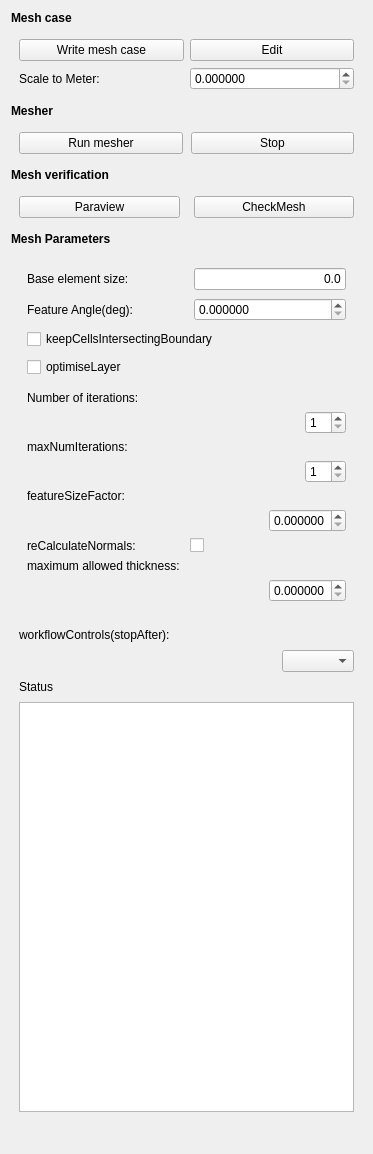
<?xml version="1.0" encoding="UTF-8"?>
<ui version="4.0">
 <class>dexcsCfdMesh</class>
 <widget class="QWidget" name="dexcsCfdMesh">
  <property name="geometry">
   <rect>
    <x>0</x>
    <y>0</y>
    <width>373</width>
    <height>1154</height>
   </rect>
  </property>
  <property name="windowTitle">
   <string>dexcsCFD Mesh</string>
  </property>
  <layout class="QVBoxLayout" name="verticalLayout">
   <item>
    <widget class="QLabel" name="label_6">
     <property name="font">
      <font>
       <weight>75</weight>
       <bold>true</bold>
      </font>
     </property>
     <property name="text">
      <string>Mesh case</string>
     </property>
    </widget>
   </item>
   <item>
    <layout class="QGridLayout" name="gridLayout_8">
     <property name="leftMargin">
      <number>8</number>
     </property>
     <property name="topMargin">
      <number>8</number>
     </property>
     <property name="rightMargin">
      <number>8</number>
     </property>
     <property name="bottomMargin">
      <number>8</number>
     </property>
     <item row="0" column="0">
      <widget class="QPushButton" name="pb_write_mesh">
       <property name="text">
        <string>Write mesh case</string>
       </property>
      </widget>
     </item>
     <item row="0" column="1">
      <widget class="QPushButton" name="pb_edit_mesh">
       <property name="text">
        <string>Edit</string>
       </property>
      </widget>
     </item>
     <item row="2" column="0">
      <widget class="QLabel" name="l_scaleToMeter">
       <property name="text">
        <string>Scale to Meter:</string>
       </property>
      </widget>
     </item>
     <item row="2" column="1">
      <widget class="QDoubleSpinBox" name="if_scaleToMeter">
       <property name="decimals">
        <number>6</number>
       </property>
       <property name="minimum">
        <double>0.000000000000000</double>
       </property>
       <property name="maximum">
        <double>1000.000000000000000</double>
       </property>
       <property name="singleStep">
        <double>0.100000000000000</double>
       </property>
      </widget>
     </item>
    </layout>
   </item>
   <item>
    <widget class="QLabel" name="label_5">
     <property name="font">
      <font>
       <weight>75</weight>
       <bold>true</bold>
      </font>
     </property>
     <property name="text">
      <string>Mesher</string>
     </property>
    </widget>
   </item>
   <item>
    <layout class="QGridLayout" name="gridLayout_3" rowstretch="0,0">
     <property name="leftMargin">
      <number>8</number>
     </property>
     <property name="topMargin">
      <number>8</number>
     </property>
     <property name="rightMargin">
      <number>8</number>
     </property>
     <property name="bottomMargin">
      <number>8</number>
     </property>
     <property name="spacing">
      <number>8</number>
     </property>
     <item row="1" column="1">
      <widget class="QPushButton" name="pb_stop_mesh">
       <property name="text">
        <string>Stop</string>
       </property>
      </widget>
     </item>
     <item row="1" column="0">
      <widget class="QPushButton" name="pb_run_mesh">
       <property name="text">
        <string>Run mesher</string>
       </property>
      </widget>
     </item>
    </layout>
   </item>
   <item>
    <widget class="QLabel" name="label_3">
     <property name="font">
      <font>
       <weight>75</weight>
       <bold>true</bold>
      </font>
     </property>
     <property name="text">
      <string>Mesh verification</string>
     </property>
    </widget>
   </item>
   <item>
    <layout class="QGridLayout" name="gridLayout_7">
     <property name="leftMargin">
      <number>8</number>
     </property>
     <property name="topMargin">
      <number>8</number>
     </property>
     <property name="rightMargin">
      <number>8</number>
     </property>
     <property name="bottomMargin">
      <number>8</number>
     </property>
     <property name="horizontalSpacing">
      <number>14</number>
     </property>
     <property name="verticalSpacing">
      <number>8</number>
     </property>
     <item row="9" column="0">
      <widget class="QPushButton" name="pb_paraview">
       <property name="text">
        <string>Paraview</string>
       </property>
      </widget>
     </item>
     <item row="9" column="1">
      <widget class="QPushButton" name="pb_checkmesh">
       <property name="text">
        <string>CheckMesh</string>
       </property>
      </widget>
     </item>
    </layout>
   </item>
   <item>
    <widget class="QLabel" name="label">
     <property name="font">
      <font>
       <weight>75</weight>
       <bold>true</bold>
      </font>
     </property>
     <property name="text">
      <string>Mesh Parameters</string>
     </property>
    </widget>
   </item>
   <item>
    <layout class="QGridLayout" name="gridLayout_2">
     <property name="leftMargin">
      <number>8</number>
     </property>
     <property name="topMargin">
      <number>8</number>
     </property>
     <property name="rightMargin">
      <number>8</number>
     </property>
     <property name="bottomMargin">
      <number>8</number>
     </property>
     <property name="spacing">
      <number>8</number>
     </property>
     <item row="1" column="0">
      <layout class="QGridLayout" name="gl_actions">
       <item row="1" column="0">
        <widget class="QLabel" name="l_workflowControls">
         <property name="text">
          <string>workflowControls(stopAfter):</string>
         </property>
        </widget>
       </item>
       <item row="5" column="0">
        <widget class="QTextEdit" name="te_output">
         <property name="lineWrapMode">
          <enum>QTextEdit::NoWrap</enum>
         </property>
        </widget>
       </item>
       <item row="3" column="0">
        <widget class="QLabel" name="label_2">
         <property name="text">
          <string>Status</string>
         </property>
        </widget>
       </item>
       <item row="6" column="0">
        <widget class="QLabel" name="l_time">
         <property name="font">
          <font>
           <pointsize>10</pointsize>
          </font>
         </property>
         <property name="text">
          <string/>
         </property>
        </widget>
       </item>
       <item row="0" column="0">
        <layout class="QGridLayout" name="gridLayout">
         <property name="leftMargin">
          <number>8</number>
         </property>
         <property name="topMargin">
          <number>8</number>
         </property>
         <property name="rightMargin">
          <number>8</number>
         </property>
         <property name="bottomMargin">
          <number>8</number>
         </property>
         <property name="horizontalSpacing">
          <number>14</number>
         </property>
         <property name="verticalSpacing">
          <number>8</number>
         </property>
         <item row="5" column="0" colspan="2">
          <widget class="QFrame" name="optimizer_frame">
           <property name="sizePolicy">
            <sizepolicy hsizetype="Preferred" vsizetype="Minimum">
             <horstretch>0</horstretch>
             <verstretch>0</verstretch>
            </sizepolicy>
           </property>
           <property name="frameShape">
            <enum>QFrame::Panel</enum>
           </property>
           <property name="frameShadow">
            <enum>QFrame::Plain</enum>
           </property>
           <property name="lineWidth">
            <number>0</number>
           </property>
           <layout class="QGridLayout" name="gridLayout_5">
            <property name="leftMargin">
             <number>0</number>
            </property>
            <property name="topMargin">
             <number>3</number>
            </property>
            <property name="rightMargin">
             <number>0</number>
            </property>
            <property name="bottomMargin">
             <number>5</number>
            </property>
            <item row="2" column="0">
             <layout class="QGridLayout" name="gridLayout_7">
              <property name="leftMargin">
               <number>0</number>
              </property>
              <property name="topMargin">
               <number>3</number>
              </property>
              <property name="rightMargin">
               <number>0</number>
              </property>
              <property name="bottomMargin">
               <number>5</number>
              </property>
              <item row="2" column="0">
               <layout class="QHBoxLayout" name="horizontalLayout">
                <item>
                 <widget class="QLabel" name="label_maxNumIterations">
                  <property name="text">
                   <string>maxNumIterations:</string>
                  </property>
                 </widget>
                </item>
               </layout>
              </item>
              <item row="3" column="0" alignment="Qt::AlignRight">
               <widget class="QSpinBox" name="if_maxNumIterations">
                <property name="minimum">
                 <number>1</number>
                </property>
               </widget>
              </item>
              <item row="7" column="0">
               <layout class="QHBoxLayout" name="horizontalLayout_5">
                <item>
                 <widget class="QLabel" name="label_maxAllowedThickness">
                  <property name="text">
                   <string>maximum allowed thickness:</string>
                  </property>
                 </widget>
                </item>
               </layout>
              </item>
              <item row="4" column="0">
               <layout class="QHBoxLayout" name="horizontalLayout_2">
                <property name="spacing">
                 <number>7</number>
                </property>
                <item>
                 <widget class="QLabel" name="label_featureSizeFactor">
                  <property name="text">
                   <string>featureSizeFactor:</string>
                  </property>
                 </widget>
                </item>
               </layout>
              </item>
              <item row="5" column="0" alignment="Qt::AlignRight">
               <widget class="QDoubleSpinBox" name="if_featureSizeFactor">
                <property name="decimals">
                 <number>6</number>
                </property>
                <property name="minimum">
                 <double>0.000000000000000</double>
                </property>
                <property name="maximum">
                 <double>0.400000000000000</double>
                </property>
                <property name="singleStep">
                 <double>0.050000000000000</double>
                </property>
               </widget>
              </item>
              <item row="6" column="0">
               <layout class="QHBoxLayout" name="horizontalLayout">
                <item>
                 <widget class="QLabel" name="label_reCalculateNormals">
                  <property name="text">
                   <string>reCalculateNormals:</string>
                  </property>
                 </widget>
                </item>
                <item>
                 <widget class="QCheckBox" name="check_reCalculateNormals">
                  <property name="text">
                   <string/>
                  </property>
                 </widget>
                </item>
               </layout>
              </item>
              <item row="0" column="0">
               <layout class="QHBoxLayout" name="horizontalLayout">
                <item>
                 <widget class="QLabel" name="label_nSmoothNormals">
                  <property name="text">
                   <string>Number of iterations:</string>
                  </property>
                 </widget>
                </item>
               </layout>
              </item>
              <item row="1" column="0" alignment="Qt::AlignRight">
               <widget class="QSpinBox" name="if_nSmoothNormals">
                <property name="minimum">
                 <number>1</number>
                </property>
               </widget>
              </item>
              <item row="8" column="0" alignment="Qt::AlignRight">
               <widget class="QDoubleSpinBox" name="if_relThicknessTol">
                <property name="decimals">
                 <number>6</number>
                </property>
                <property name="minimum">
                 <double>0.000000000000000</double>
                </property>
                <property name="maximum">
                 <double>1.000000000000000</double>
                </property>
                <property name="singleStep">
                 <double>0.001000000000000</double>
                </property>
               </widget>
              </item>
             </layout>
            </item>
           </layout>
          </widget>
         </item>
         <item row="1" column="1">
          <widget class="Gui::InputField" name="if_max">
           <property name="sizePolicy">
            <sizepolicy hsizetype="Preferred" vsizetype="Fixed">
             <horstretch>0</horstretch>
             <verstretch>0</verstretch>
            </sizepolicy>
           </property>
           <property name="toolTip">
            <string extracomment="Select 0 to use default value"/>
           </property>
           <property name="text">
            <string>0.0</string>
           </property>
           <property name="alignment">
            <set>Qt::AlignRight|Qt::AlignTrailing|Qt::AlignVCenter</set>
           </property>
           <property name="singleStep" stdset="0">
            <double>1.000000000000000</double>
           </property>
           <property name="maximum" stdset="0">
            <double>1000000000.000000000000000</double>
           </property>
           <property name="unit" stdset="0">
            <string notr="true">mm</string>
           </property>
           <property name="format" stdset="0">
            <string>g</string>
           </property>
          </widget>
         </item>
         <item row="3" column="0" colspan="2">
          <widget class="QCheckBox" name="check_keepCells">
           <property name="text">
            <string>keepCellsIntersectingBoundary</string>
           </property>
          </widget>
         </item>
         <item row="1" column="0">
          <widget class="QLabel" name="l_max">
           <property name="text">
            <string>Base element size:</string>
           </property>
          </widget>
         </item>
         <item row="4" column="0" colspan="2">
          <widget class="QCheckBox" name="check_optimiseLayer">
           <property name="text">
            <string>optimiseLayer</string>
           </property>
          </widget>
         </item>
         <item row="2" column="0">
          <widget class="QLabel" name="l_featureAngle">
           <property name="text">
            <string>Feature Angle(deg):</string>
           </property>
          </widget>
         </item>
         <item row="2" column="1">
          <widget class="QDoubleSpinBox" name="if_featureAngle">
           <property name="decimals">
            <number>6</number>
           </property>
           <property name="minimum">
            <double>0.000000000000000</double>
           </property>
           <property name="maximum">
            <double>180.000000000000000</double>
           </property>
           <property name="singleStep">
            <double>10.000000000000000</double>
           </property>
          </widget>
         </item>
        </layout>
       </item>
       <item row="2" column="0" alignment="Qt::AlignRight">
        <widget class="QComboBox" name="cb_workflowControls">
         <property name="toolTip">
          <string>workflowControls:</string>
         </property>
        </widget>
       </item>
      </layout>
     </item>
    </layout>
   </item>
  </layout>
 </widget>
 <customwidgets>
  <customwidget>
   <class>Gui::InputField</class>
   <extends>QLineEdit</extends>
   <header>Gui/InputField.h</header>
  </customwidget>
 </customwidgets>
 <tabstops>
  <tabstop>pb_run_mesh</tabstop>
  <tabstop>pb_stop_mesh</tabstop>
  <tabstop>if_max</tabstop>
  <tabstop>te_output</tabstop>
 </tabstops>
 <resources/>
 <connections/>
</ui>
